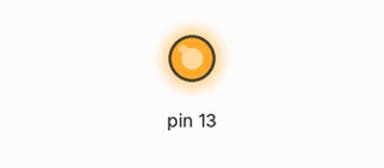
The sketch below on a simulated Arduino Uno, built with avr-gcc and run on an emulated ATmega328P. Shown: output pins drawn as LEDs (lit = HIGH).

Above: at 1.0 s.
At 3.0 s:
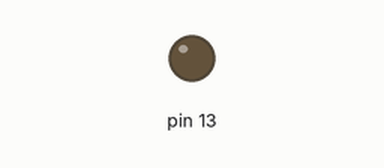
Timing chart, 0 to 5.2 s (numbered marks = the images above):
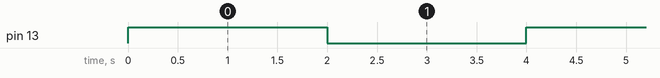

Measured:
- by itself, pin 13: alternates HIGH for 2.0 s and LOW for 2.0 s

The sketch:

function.ino
```cpp
void setup(){
  pinMode(13,OUTPUT);


}

void loop(){

 ledBlink(2000);


}
void ledBlink(int time){
 digitalWrite(13,1);
 delay(time);
 digitalWrite(13,0);
 delay(time);

}
```
